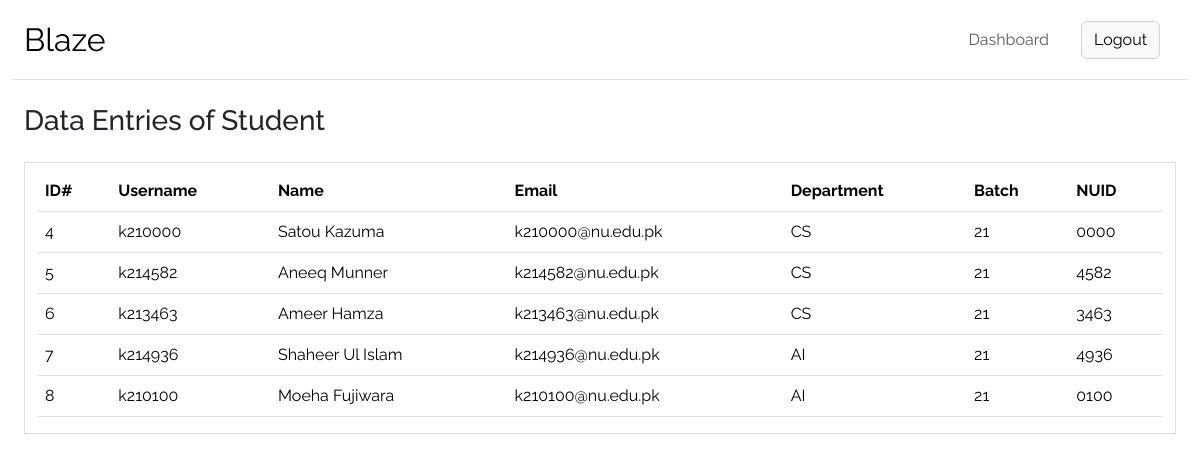
/administration/list_instance/student/ (signed in), run on an earlier commit of the app's database.
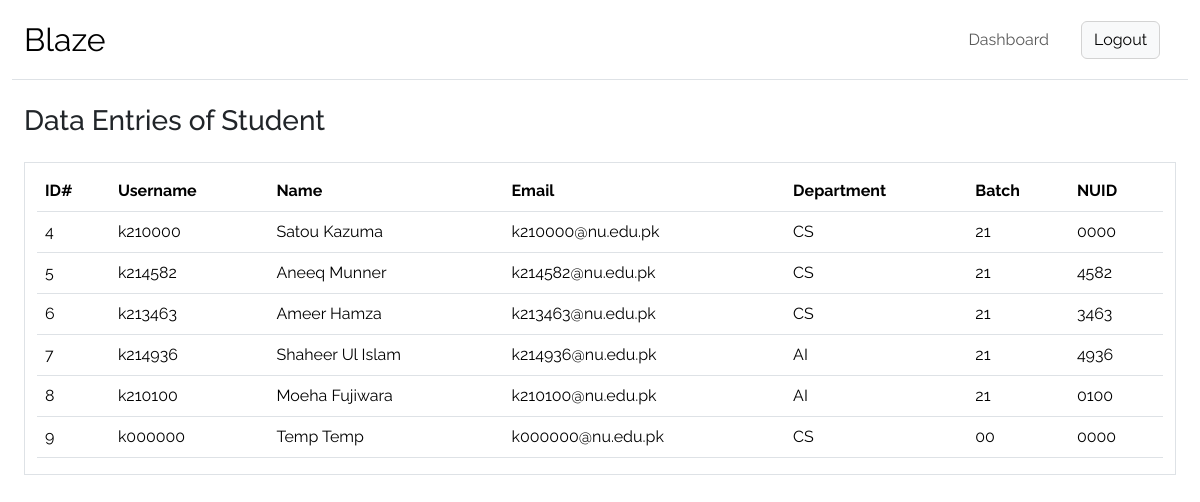
And on a later commit of the database.
### BlazeApp/models.py (models this page shows)
class Student(models.Model):
    Department_Choices = [
        ("CS", "Computer Science"),
        ("SE", "Software Engineering"),
        ("AI", "Artificial Intelligence"),
        ("CYS", "Cyber Security"),
        ("EE", "Electrical Engineering"),
    ]
    user = models.OneToOneField(User, on_delete=models.CASCADE, related_name="student")
    batch = models.CharField(
        max_length=2, null=True, validators=[validate_studentBatch]
    )
    nuid = models.CharField(max_length=4, null=True, validators=[validate_studentNUID])
    department = models.CharField(max_length=30, choices=Department_Choices, null=True)
    profile_picture = models.ImageField(
        upload_to="profile_pics/",
        blank=True,
        null=True,
        default="profile_pics/Default_Profile_Picture.png",
        validators=[
            FileExtensionValidator(
                allowed_extensions=["jpg", "jpeg", "png"]
            ),  # Restrict allowed file extensions
            validate_profilePicture_size,  # Set a maximum file size limit (7 MB in this example)
        ],
    )

class User(AbstractUser):
    pass

### BlazeAdministration/customDecorator.py (the view)
    def _wrapped_view(request, *args, **kwargs):
        if request.user.is_authenticated and request.user.is_superuser:
            return view_func(request, *args, **kwargs)  # Allow access to admin users
        else:
            return views.page_not_found_404(request, exception=404)

### BlazeAdministration/customDecorator.py (called while the page is built)
def admin_required(view_func):
    def _wrapped_view(request, *args, **kwargs):
        if request.user.is_authenticated and request.user.is_superuser:
            return view_func(request, *args, **kwargs)  # Allow access to admin users
        else:
            return views.page_not_found_404(request, exception=404)
    return _wrapped_view

### BlazeAdministration/views.py (called while the page is built)
def list_instance(request, instanceModel):
    entitiesList = ["student", "faculty", "society_page"]
    if instanceModel not in entitiesList:
        return redirect("BlazeAdministration:page_not_found_404")
    if instanceModel == entitiesList[0]:
        dataset = Student.objects.all()
    elif instanceModel == entitiesList[1]:
        dataset = Faculty.objects.all()
    else:
        dataset = SocietyPage.objects.all()
    return render(
        request,
        "BlazeAdministration/list_instance.html",
        {"model": instanceModel, "dataset": dataset},
    )

### BlazeAdministration/templates/BlazeAdministration/list_instance.html (shortened to what this page needs)
{% extends 'BlazeAdministration/base_01.html' %}
{% load static %}
{% block body %}
  <div class="container-fluid">
    <div class="h3 mt-4 mb-4 ">Data Entries of {{ model|title }}</div>
    <div class="container-fluid my-3 border pt-2">
      <table class="table table-hover">
        <thead>
          <tr>
            <th scope="col">ID#</th>
            <th scope="col">Username</th>
            <th scope="col">Name</th>
            <th scope="col">Email</th>
            {% if model == 'student' %}
              <th scope="col">Department</th>
              <th scope="col">Batch</th>
              <th scope="col">NUID</th>
            {% endif %}
          </tr>
        </thead>
        <tbody>
          {% for data in dataset %}
            <tr>
              <td>{{ data.pk }}</td>
              <td>{{ data.user.username }}</td>
              <td>{{ data.user.first_name }} {{ data.user.last_name }}</td>
              <td>{{ data.user.email }}</td>
              {% if model == 'student' %}
                <td>{{ data.department }}</td>
                <td>{{ data.batch }}</td>
                <td>{{ data.nuid }}</td>
              {% endif %}
            </tr>
          {% endfor %}
        </tbody>
      </table>
    </div>
  </div>
{% endblock %}

### BlazeAdministration/templates/BlazeAdministration/base_01.html (shortened to what this page needs)
{% load static %}
<!DOCTYPE html>
<html lang="en">
  <head>
    <link href="https://cdn.jsdelivr.net/npm/bootstrap@5.3.1/dist/css/bootstrap.min.css" rel="stylesheet" />
    <link rel="stylesheet" href="https://cdn.jsdelivr.net/npm/bootstrap-icons@1.10.5/font/bootstrap-icons.css" />
    <link href="{% static 'BlazeAdministration/BlazeAdministration_base_01.css' %}" rel="stylesheet" />
  </head>
  <body>
    {% block navbar %}
    <div class="container-xxl">
      <nav class="navbar navbar-expand-lg bg-body-tertiary border-bottom">
        <div class="container-fluid">
          <a class="navbar-brand fs-2" href="{% url 'BlazeAdministration:dashboard' %}">
            Blaze
          </a>
          <div class="collapse z-3 navbar-collapse justify-content-lg-end fs-6" id="navbarNav">
            <ul class="navbar-nav mb-2 mb-lg-0">
              <li class="nav-item text-center mx-2 my-auto">
                  <a class="nav-link" aria-current="page" href="{% url 'BlazeAdministration:dashboard' %}">Dashboard</a>
              </li>
              <li class="nav-item text-center mx-2 rounded">
                  <a class="nav-link" href="{% url 'BlazeAdministration:administration_logout' %}"><button class="col-12 btn white-btn">Logout</button></a>
              </li>
            </ul>
          </div>
        </div>
      </nav>
    </div>
    {% endblock navbar %}
    <div class="container-xxl">
      {% block body %}
      {% endblock %}
    </div>
  </body>
</html>

### BlazeAdministration/static/BlazeAdministration/BlazeAdministration_base_01.css (style rules this page uses)
body { font-family: 'Raleway', sans-serif; }
.navbar { height: 5rem; background-color: white !important; }
.navbar-collapse { background-color: white !important; }
.white-btn { --bs-btn-color: #000; --bs-btn-bg: #f8f9fa; --bs-btn-border-color: lightgray; --bs-btn-hover-color: #000; --bs-btn-hover-bg: #d3d4d5; --bs-btn-hover-border-color: #c6c7c8; --bs-btn-focus-shadow-rgb: 211, 212, 213; --bs-btn-active-color: #000; --bs-btn-active-bg: #c6c7c8; --bs-btn-active-border-color: #babbbc; --bs-btn-active-shadow: inset 0 3px 5px rgba(0, 0, 0, 0.125); --bs-btn-disabled-color: #000; --bs-btn-disabled-bg: #f8f9fa; --bs-btn-disabled-border-color: #f8f9fa; }

What changed in the data, as far as the page shows it:
added Student: pk "9", user.username "k000000", user.first_name "Temp", user.last_name "Temp", user.email "k000000@nu.edu.pk", department "CS", batch "00", nuid "0000"
